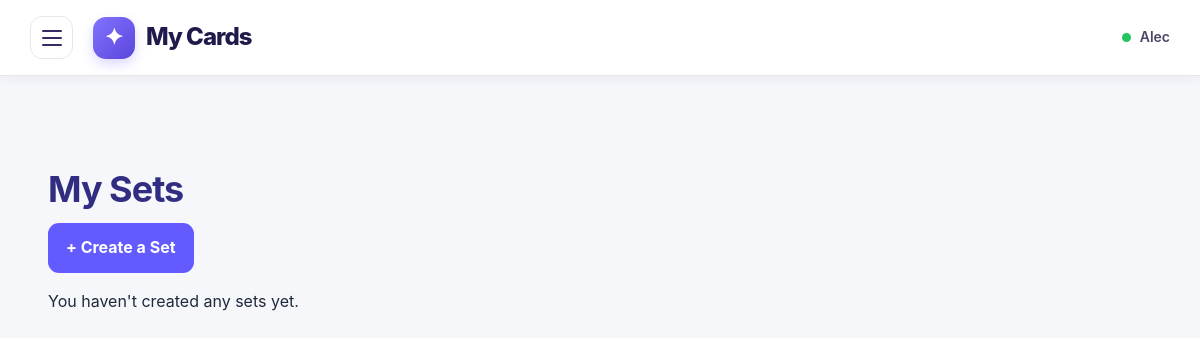
Page /sets (signed in) on the earlier database version.
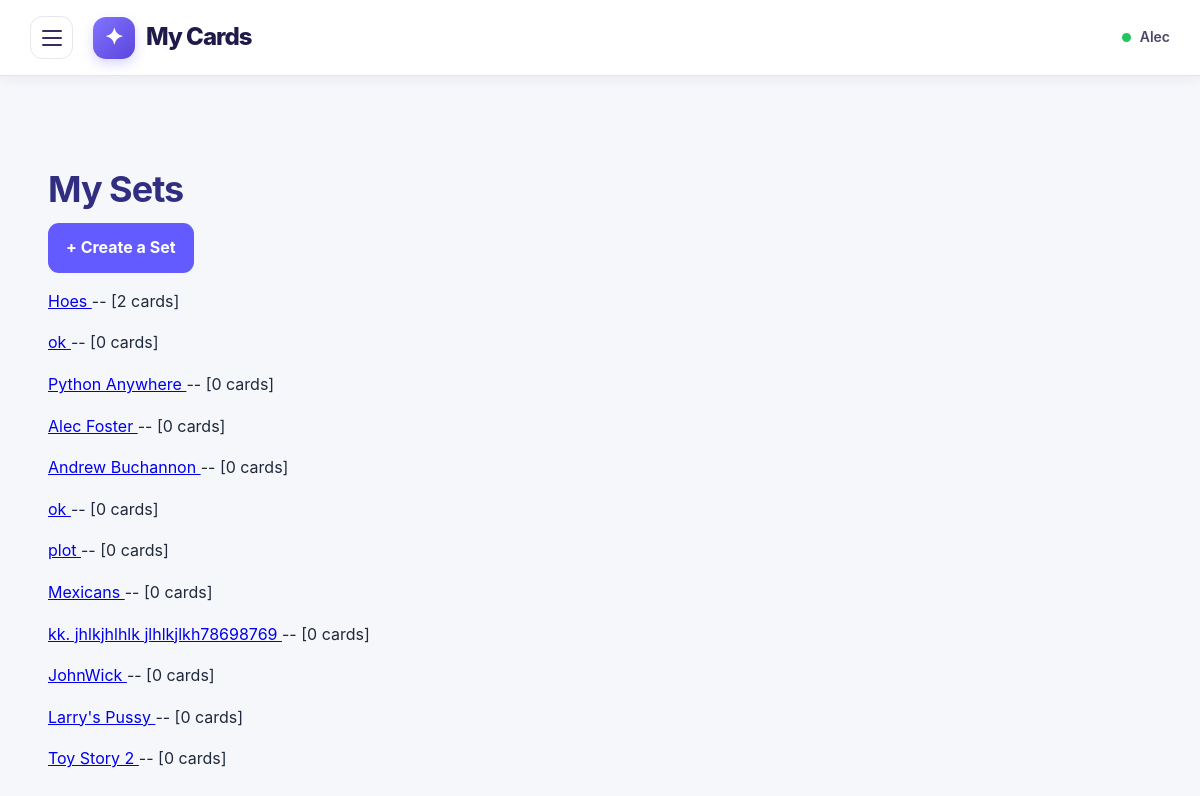
Same page on the later database version.
### papo_cito.py (models this page shows)
class CardSet(db.Model):
    __tablename__ = "card_sets"
    id = db.Column(db.Integer, primary_key=True)
    name = db.Column(db.String(100), nullable=False)
    user_id = db.Column(db.Integer, db.ForeignKey("pot_users.id"), nullable=False)
    cards = db.relationship("Card", secondary=card_set_cards, backref=db.backref("sets", lazy="select"))

### papo_cito.py (the view)
@app.route("/sets")
def my_sets():
    if "user_id" not in session:
        return redirect(url_for("login"))
    sets = CardSet.query.filter_by(
            user_id=session["user_id"]
            ).order_by(CardSet.id.asc()).all()
    return render_template("sets.html", sets=sets)

### templates/sets.html (shortened to what this page needs)
{% extends "base.html" %}
{% block content %}
<div class="cards-page">
	<h1>My Sets</h1>
	<a class="create-button"
	   href="{{ url_for('create_set') }}">
		+ Create a Set
	</a>
	{% for card_set in sets %}
		<p>
		<a href="{{ url_for("view_set", set_id=card_set.id) }}">
				{{ card_set.name }}
		</a>
			-- [{{ card_set.cards|length }} cards]
		</p>
	{% else %}
		<p>You haven't created any sets yet.</p>
	{% endfor %}
</div>
{% endblock %}

Differences in the rows shown:
added CardSet: name "Hoes", cards|length "2"
added CardSet: name "ok", cards|length "0"
added CardSet: name "Python Anywhere", cards|length "0"
added CardSet: name "Alec Foster", cards|length "0"
added CardSet: name "Andrew Buchannon", cards|length "0"
added CardSet: name "ok", cards|length "0"
added CardSet: name "plot", cards|length "0"
added CardSet: name "Mexicans", cards|length "0"
added CardSet: name "kk. jhlkjhlhlk jlhlkjlkh78698769", cards|length "0"
added CardSet: name "JohnWick", cards|length "0"
added CardSet: name "Larry's Pussy", cards|length "0"
added CardSet: name "Toy Story 2", cards|length "0"
Other differences:
text no longer shown: "You haven't created any sets yet."
